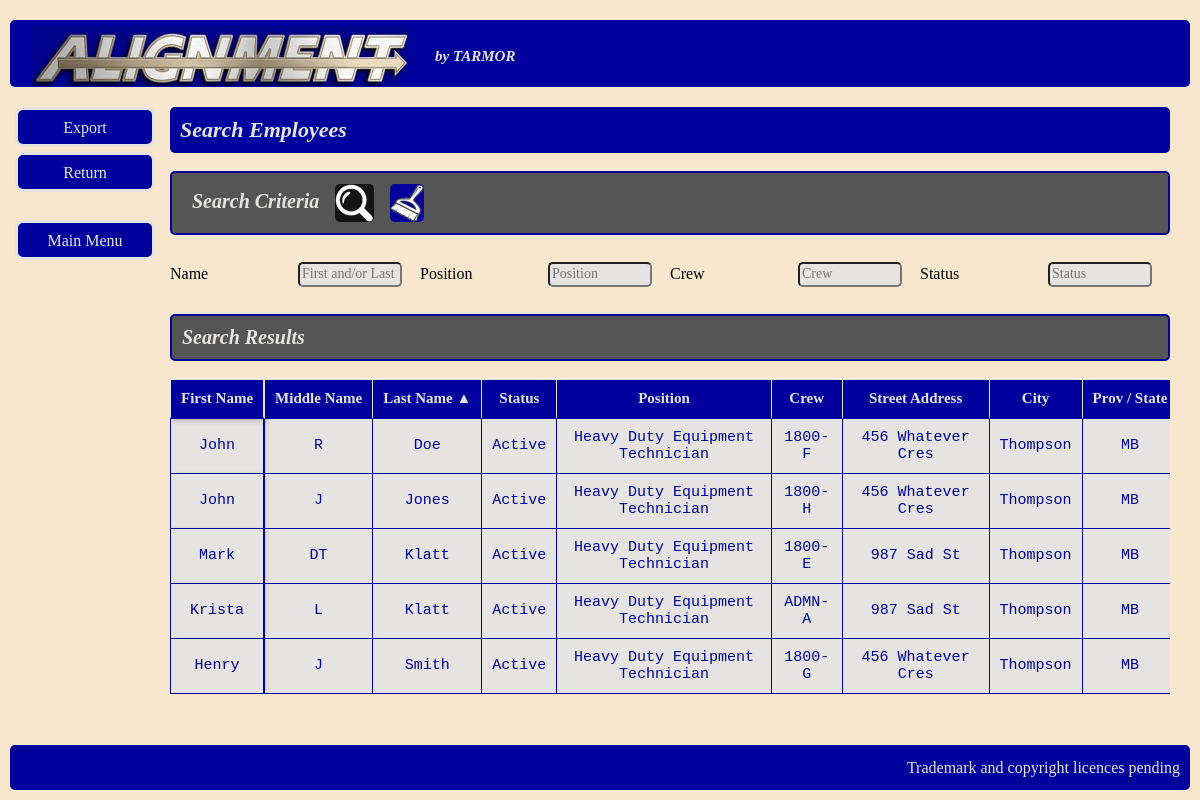
Screenshot of /personnel/search_employee/ with the database file from the repository.
### personnel/models.py (models this page shows, shortened)
class Employee(models.Model):
    phone_regex = RegexValidator(
        regex=r'^\+?1?\d{9,15}$',
        message="Format: '+999999999'"
    )
    crew = models.ForeignKey(Crew, on_delete=models.SET_NULL, null=True, blank=True, related_name="members")
    First_Name = models.CharField(max_length=255)
    Middle_Name = models.CharField(max_length=255, blank=True)
    Last_Name = models.CharField(max_length=255)
    Status = models.CharField(max_length=10, choices=STATUS_CHOICES)
    Position = models.CharField(max_length=255)
    Start_Date = models.DateField(null=True, blank=True)
    Last_Date = models.DateField(null=True, blank=True)
    Street_Address = models.CharField(max_length=255, null=True, blank=True)
    City = models.CharField(max_length=100, null=True, blank=True)
    Prov_State = models.CharField(max_length=50, choices=PROVINCE_CHOICES, null=True, blank=True)
    Country = models.CharField(max_length=100, null=True, blank=True)
    Postal_Zip = models.CharField(max_length=10, null=True, blank=True)
    Phone = models.CharField(validators=[phone_regex], max_length=17, blank=True)
    Email = models.EmailField(max_length=255, null=True, blank=True, unique=True)
    EC_First_Name = models.CharField(max_length=255)
    EC_Middle_Name = models.CharField(max_length=255, blank=True)
    EC_Last_Name = models.CharField(max_length=255)
    EC_Phone = models.CharField(validators=[phone_regex], max_length=17, blank=True)
    EC_Email = models.EmailField(max_length=255, null=True, blank=True)
    Additional_Information = models.TextField(blank=True)
    Employee_Image = models.ImageField(upload_to='employee_pics/', null=True, blank=True)

class Crew(models.Model):
    location_code = models.CharField(max_length=50)
    shift_letter = models.CharField(max_length=1)
    pattern = models.ForeignKey(ShiftPattern, on_delete=models.PROTECT, related_name="crews")
    start_date = models.DateField()
    rotation = models.ForeignKey('CrewShiftRotation', on_delete=models.SET_NULL, null=True, blank=True, related_name='assigned_crews')
    province = models.CharField(max_length=2, choices=PROVINCE_CHOICES, default='MB')
    @property
    def full_shift_id(self):
        return f"{self.location_code}-{self.shift_letter}"
    full_shift_id.fget.short_description = "Shift ID"
    def __str__(self):
        return f"{self.location_code}-{self.shift_letter}"

### personnel/views.py (the view, shortened to what this page needs)
# urls.py: path('search_employee/', views.search_employee, name='search_employee'),
def search_employee(request):
    employee_search = request.GET.get('employee_search', '').strip()
    position = request.GET.get('position', '').strip()
    crew_query = request.GET.get('crew', '').strip()
    status = request.GET.get('status', '').strip()
    employees = Employee.objects.all().annotate(
        combined_crew_name=Concat('crew__location_code', Value('-'), 'crew__shift_letter')
    )
    if position:
        employees = employees.filter(Position__icontains=position)
    if crew_query:
        employees = employees.filter(combined_crew_name__icontains=crew_query)
    if status:
        employees = employees.filter(Status__icontains=status)
    sort_by = request.GET.get('sort', 'Last_Name')
    is_descending = sort_by.startswith('-')
    clean_sort_key = sort_by.lstrip('-')
    sort_mapping = {
        'First_Name': 'First_Name',
        'Middle_Name': 'Middle_Name',
        'Last_Name': 'Last_Name',
        'Status': 'Status',
        'Position': 'Position',
        'crew': 'combined_crew_name',
        'Street_Address': 'Street_Address',
        'City': 'City',
        'Prov_State': 'Prov_State',
        'Country': 'Country',
        'Postal_Zip': 'Postal_Zip',
        'Phone': 'Phone',
        'Email': 'Email',
    }
    if clean_sort_key in sort_mapping:
        db_field = sort_mapping[clean_sort_key]
        order_field = f"-{db_field}" if is_descending else db_field
        employees = employees.order_by(order_field)
    else:
        employees = employees.order_by('Last_Name')
    params = request.GET.copy()
    if 'sort' in params:
        del params['sort']
    filter_url = params.urlencode()
    all_employees = Employee.objects.all().only('First_Name', 'Last_Name').order_by('First_Name')
    all_positions = Employee.objects.exclude(Position__isnull=True).values_list('Position', flat=True).distinct().order_by('Position')
    all_statuses = Employee.objects.exclude(Status__isnull=True).values_list('Status', flat=True).distinct().order_by('Status')
    all_crews = (
        Employee.objects.exclude(crew__location_code__isnull=True)
        .annotate(crew_str=Concat('crew__location_code', Value('-'), 'crew__shift_letter'))
        .values_list('crew_str', flat=True)
        .distinct()
        .order_by('crew_str')
    )
    context = {
        'employees': employees,
        'filter_url': filter_url,
        'sort': sort_by,
        'all_employees': all_employees,
        'all_positions': all_positions,
        'all_crews': all_crews,
        'all_statuses': all_statuses,
        'employee_search_val': employee_search,
        'position_val': position,
        'crew_val': crew_query,
        'status_val': status,
    }
    return render(request, 'personnel/search_employee.html', context)

### personnel/templates/personnel/search_employee.html (shortened to what this page needs)
{% extends "core/base.html" %}
{% load static %}
{% block sidebar %}
<div class="leftnavbar">
    <ul>
        <li><a href="{% url 'personnel:export_employees_excel' %}?{{ filter_url }}">Export</a></li>
        <li><a href="{% url 'personnel:personnel' %}">Return</a></li>
        <br>
        <li><a href="{% url 'core:home' %}">Main Menu</a></li>
    </ul>
</div>
{% endblock %}
{% block content %}
<div class="main">
    <h2>Search Employees</h2>
    <br>
    <div >
        <h3 >
            &nbsp; Search Criteria &nbsp;
                <input type="image" src="{% static 'images/mag_glass.jpg' %}" alt="Submit" class='logo' form="search-form" >
                <a href="{% url 'personnel:search_employee' %}">
                <img src="{% static 'images/broom.jpg' %}" alt="Clear Filters" class='logo' style="cursor: pointer;">
            </a>
        </h3>
        <form id="search-form"  method="GET" action="{% url 'personnel:search_employee' %}">
            <table class="table-bare-container">
                <tr>
                    <td>Name</td>
                    <td>
                        <input type="text" name="employee_search" value="{{ employee_search_val }}" list="emp-list" placeholder="First and/or Last Name" class="input" autocomplete="off">
                    </td>
                    <td>Position</td>
                    <td>
                        <input type="text" name="position" value="{{ position_val }}" list="position-list" placeholder="Position" class="input" autocomplete="off">
                    </td>
                    <td>Crew</td>
                    <td>
                        <input type="text" name="crew" value="{{ crew_val }}" list="crew-list" placeholder="Crew" class="input" autocomplete="off">
                    </td>
                    <td>Status</td>
                    <td>
                        <input type="text" name="status" value="{{ status_val }}" list="status-list" placeholder="Status" class="input" autocomplete="off">
                    </td>
                </tr>
            </table>
        </form>
        <div >
            <h3 > Search Results </h3>
            <br>
            <div class="table-container">
                <table  class="table">
                    <thead>
                        <tr>
                            <th class="th">
                                <a href="?sort={% if sort == 'First_Name' %}-First_Name{% else %}First_Name{% endif %}" class="sort_header">
                                    First Name {% if sort == 'First_Name' %} ▲ {% elif sort == '-First_Name' %} ▼ {% endif %}
                                </a>
                            </th>
                            <th class="th">
                                <a href="?sort={% if sort == 'Middle_Name' %}-Middle_Name{% else %}Middle_Name{% endif %}" class="sort_header">
                                    Middle Name {% if sort == 'Middle_Name' %} ▲ {% elif sort == '-Middle_Name' %} ▼ {% endif %}
                                </a>
                            </th>
                            <th class="th">
                                <a href="?sort={% if sort == 'Last_Name' %}-Last_Name{% else %}Last_Name{% endif %}" class="sort_header">
                                    Last Name {% if sort == 'Last_Name' %} ▲ {% elif sort == '-Last_Name' %} ▼ {% endif %}
                                </a>
                            </th>
                            <th class="th">
                                <a href="?{% for key, value in request.GET.items %}{% if key != 'sort' %}{{ key }}={{ value }}&{% endif %}{% endfor %}sort={% if sort == 'Status' %}-Status{% else %}Status{% endif %}" class="sort_header">
                                    Status {% if sort == 'Status' %} ▲ {% elif sort == '-Status' %} ▼ {% endif %}
                                </a>
                            </th>
                            <th class="th">
                                <a href="?sort={% if sort == 'Position' %}-Position{% else %}Position{% endif %}" class="sort_header">
                                    Position {% if sort == 'Position' %} ▲ {% elif sort == '-Position' %} ▼ {% endif %}
                                </a>
                            </th>
                            <th class="th">
                                <a href="?{% for key, value in request.GET.items %}{% if key != 'sort' %}{{ key }}={{ value }}&{% endif %}{% endfor %}sort={% if sort == 'crew' %}-crew{% else %}crew{% endif %}" class="sort_header">
                                    Crew {% if sort == 'crew' %} ▲ {% elif sort == '-crew' %} ▼ {% endif %}
                                </a>
                            </th>
                            <th class="th">
                                <a href="?sort={% if sort == 'Street_Address' %}-Street_Address{% else %}Street_Address{% endif %}" class="sort_header">
                                    Street Address {% if sort == 'Street_Address' %} ▲ {% elif sort == '-Street_Address' %} ▼ {% endif %}
                                </a>
                            </th>
                            <th class="th">
                                <a href="?{% for key, value in request.GET.items %}{% if key != 'sort' %}{{ key }}={{ value }}&{% endif %}{% endfor %}sort={% if sort == 'City' %}-City{% else %}City{% endif %}" class="sort_header">
                                    City {% if sort == 'City' %} ▲ {% elif sort == '-City' %} ▼ {% endif %}
                                </a>
                            </th>
                            <th class="th">
                                <a href="?sort={% if sort == 'Prov_State' %}-Prov_State{% else %}Prov_State{% endif %}" class="sort_header">
                                    Prov / State {% if sort == 'Prov_State' %} ▲ {% elif sort == '-Prov_State' %} ▼ {% endif %}
                                </a>
                            </th>
                        </tr>
                    </thead>
                    <tbody>
                        {% for emp in employees %}
                            <tr>
                                <td class="td">{{ emp.First_Name }}</td>
                                <td class="td">{{ emp.Middle_Name }}</td>
                                <td class="td">{{ emp.Last_Name }}</td>
                                <td class="td">{{ emp.Status }}</td>
                                <td class="td">{{ emp.Position }}</td>
                                <td class="td">{{ emp.crew }}</td>
                                <td class="td">{{ emp.Street_Address }}</td>
                                <td class="td">{{ emp.City }}</td>
                                <td class="td">{{ emp.Prov_State }}</td>
                            </tr>
                            {% empty %}
                            <tr>
                                <td colspan="13" style="text-align: center;">No employees found matching those criteria.</td>
                            </tr>
                        {% endfor %}
                    </tbody>
                </table>
            </div>
        </div>
    </div>
</div>
{% endblock %}

### static/css/Stylesheet.css (style rules this page uses)
* { box-sizing: border-box; }
body { font-family: Cascadia Code; background-color:#f7e7ce; padding: 0; margin: 0; }
.main { flex: 1; min-width: 0; padding: 10px; display: block; }
.logo { display: inline-block; vertical-align: middle; width: auto; height: 80%; margin-right: 10px; margin-left: 1px; margin-top: 1px; margin-bottom: 1px; border-radius: 5px; padding: 0px }
.input { background-color: #e5e4e2; font-size: 14px; font-family: Cascadia Code; margin: 2px; field-sizing: content; min-width: 10ch; border-radius: 5px; }
h2 { width: 100%; margin: 0px; background-color: #00009c; color: #e5e4e2; font-family: Cascadia Code; font-size: 22px; padding: 10px; font-style: italic; border-radius: 5px; clear: right; box-sizing: border-box; display:block; }
h3 { background-color: #555555; color: #e5e4e2; font-family: Cascadia Code; font-size: 20px; padding: 10px; font-style: italic; width: 100%; margin: 0px; border: 2px solid #00009c; border-radius: 5px; clear: right; }
.leftnavbar { width: 140px; flex-shrink: 0; margin-top: 10px; }
.leftnavbar ul { padding: 0px; list-style: none; margin: 0px; }
.leftnavbar ul li a { text-decoration: none; border: 3px solid #e5e4e2; font-family: Cascadia Code; font-size: 16px; background-color: #00009c; color: #e5e4e2; display: block; width: 140px; height: 40px; margin: 5px; padding: 10px; border-radius: 8px; text-align: center; line-height: 15px; }
.table { width: 100%; border-collapse: separate !important; border-spacing: 0 !important; table-layout: auto; min-width: 1500px; }
.table-container { display: block !important; width: 100%; height: auto !important; max-height: 600px !important; overflow-x: auto !important; overflow-y: auto !important; position: relative; clear: both; }
.table thead tr th { position: sticky; top: 0; z-index: 20; background-color: #00009c; color: #e5e4e2; font-family: Cascadia Code; font-size: 15px; padding: 10px; border-bottom: 2px solid #00009c; border-top: 1px solid #e5e4e2; border-right: 1px solid #e5e4e2; white-space: nowrap; }
.th { position: sticky !important; top: 0 !important; z-index: 20 !important; background-color: #00009c !important; color: #e5e4e2 !important; font-family: Cascadia Code, monospace; font-size: 15px; padding: 10px; border-bottom: 2px solid #00009c; border-top: 1px solid #e5e4e2; border-right: 1px solid #e5e4e2; white-space: nowrap; }
.td { background-color: #e5e4e2; color: #00009c; font-family: Cascadia Code, monospace; font-size: 15px; text-align: center; white-space: normal; padding: 10px; border-bottom: 1px solid #00009c; border-right: 1px solid #00009c; }
.table thead tr th:first-child, .th:first-child { position: sticky !important; top: 0 !important; left: 0 !important; z-index: 30 !important; background-color: #00009c !important; color: #e5e4e2 !important; border-right: 2px solid #e5e4e2 !important; border-left: 1px solid #e5e4e2 !important; box-shadow: 2px 2px 5px rgba(0,0,0,0.2); }
.table tbody tr td:first-child, .td:first-child { position: sticky !important; left: 0 !important; z-index: 10 !important; background-color: #e5e4e2 !important; color: #00009c !important; border-right: 2px solid #00009c !important; border-left: 1px solid #00009c !important; box-shadow: 2px 0 5px rgba(0,0,0,0.1); }
.table-bare-container { width: 100%; table-layout: fixed; border-collapse: separate; border-spacing: 0px 12px; margin-left: 0px; padding-top: 12px; padding-bottom: 12px; }
.table-bare-container td { padding-right: 20px; vertical-align: middle; word-wrap: break-word; }
.table-bare-container td:nth-child(odd) { padding-left: 0px; text-align: left; }
.table-bare-container .input, .table-bare-container select, .table-bare-container input { width: 100%; box-sizing: border-box; }
.sort_header { text-decoration: none; color: inherit }

### rows the page displays
Employee: First_Name "John", Middle_Name "R", Last_Name "Doe", Status "Active", Position "Heavy Duty Equipment Technician", crew "1800-F", Street_Address "456 Whatever Cres", City "Thompson", Prov_State "MB"
Employee: First_Name "John", Middle_Name "J", Last_Name "Jones", Status "Active", Position "Heavy Duty Equipment Technician", crew "1800-H", Street_Address "456 Whatever Cres", City "Thompson", Prov_State "MB"
Employee: First_Name "Mark", Middle_Name "DT", Last_Name "Klatt", Status "Active", Position "Heavy Duty Equipment Technician", crew "1800-E", Street_Address "987 Sad St", City "Thompson", Prov_State "MB"
Employee: First_Name "Krista", Middle_Name "L", Last_Name "Klatt", Status "Active", Position "Heavy Duty Equipment Technician", crew "ADMN-A", Street_Address "987 Sad St", City "Thompson", Prov_State "MB"
Employee: First_Name "Henry", Middle_Name "J", Last_Name "Smith", Status "Active", Position "Heavy Duty Equipment Technician", crew "1800-G", Street_Address "456 Whatever Cres", City "Thompson", Prov_State "MB"
